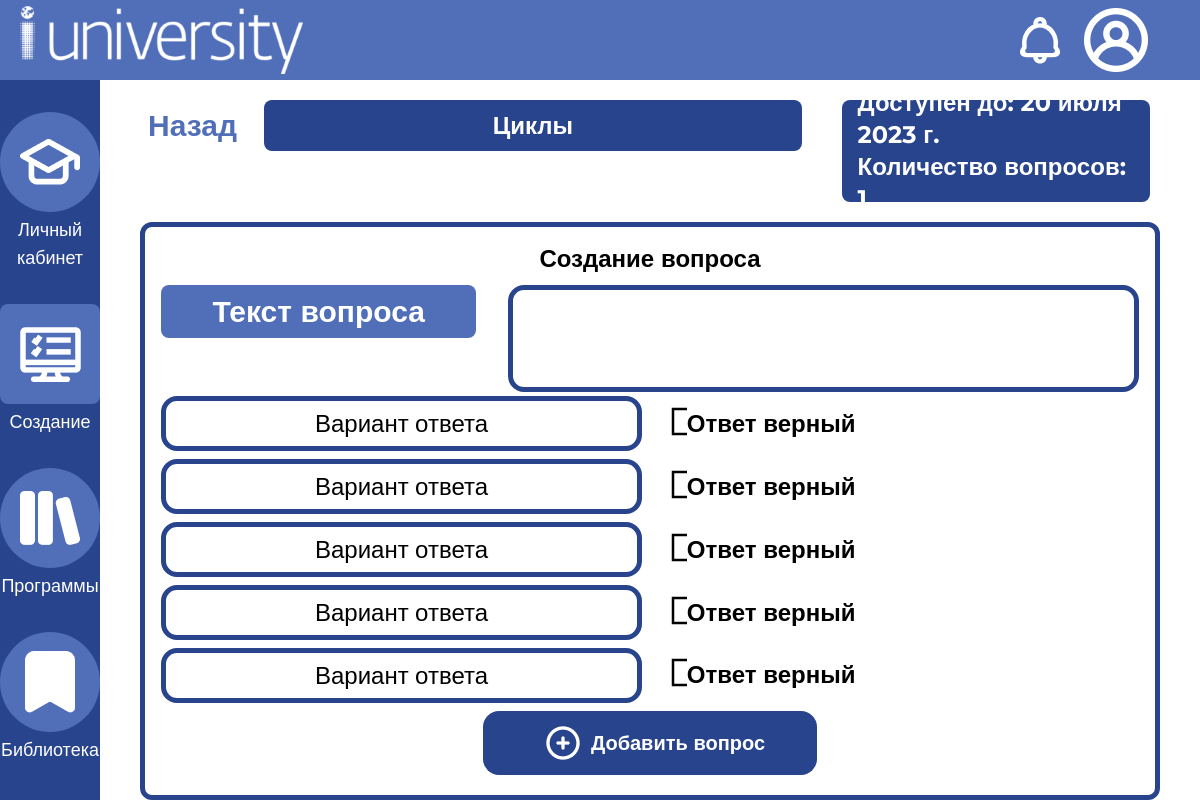
Screenshot of /author/test/form/6 (signed in) with the database file from the repository.
### testing_system/models.py (models this page shows)
class Test(models.Model):
    name = models.TextField(default='')
    description = models.TextField(default='')
    deadline = models.DateField(null=True)
    program = models.ForeignKey(Program, on_delete=models.CASCADE, null=True)

### testing_system/views.py (the view)
# urls.py: path("author/test/form/<int:test_id>", views.test_form_view, name="testForm"),
@login_required
@permission_required('testing_system.add_test')
def test_form_view(request, test_id):
    test = Test.objects.get(id=test_id)
    if request.method == 'POST':
        form = QuestionForm(request.POST)
        if form.is_valid():
            count = test.question_set.count() + 1
            text = form.cleaned_data['text']
            question = Question.objects.create(text=text, test=test, countQuestion=count)
            answer1 = form.cleaned_data['answer1']
            is_correct1 = form.cleaned_data['is_correct1']
            answer_model1 = Answer.objects.create(is_correct=is_correct1, question=question, text=answer1)
            answer2 = form.cleaned_data['answer2']
            is_correct2 = form.cleaned_data['is_correct2']
            answer_model2 = Answer.objects.create(is_correct=is_correct2, question=question, text=answer2)
            answer3 = form.cleaned_data['answer3']
            is_correct3 = form.cleaned_data['is_correct3']
            answer_model3 = Answer.objects.create(is_correct=is_correct3, question=question, text=answer3)
            answer4 = form.cleaned_data['answer4']
            is_correct4 = form.cleaned_data['is_correct4']
            answer_model4 = Answer.objects.create(is_correct=is_correct4, question=question, text=answer4)
            answer5 = form.cleaned_data['answer5']
            is_correct5 = form.cleaned_data['is_correct5']
            answer_model5 = Answer.objects.create(is_correct=is_correct5, question=question, text=answer5)
            question.save()
            return redirect('/author/test/' + str(test_id))
    else:
        form = QuestionForm()
    return render(request, 'testing_system/testForm.html', context={'test': test, 'form': form})

### testing_system/forms.py
class QuestionForm(forms.Form):
    text = forms.CharField(widget=forms.Textarea(attrs={'class': 'testquestion'}))
    answer1 = forms.CharField(widget=forms.TextInput(attrs={'class': 'testanswer','placeholder':'Вариант ответа'}))
    is_correct1 = forms.BooleanField(required=False)
    answer2 = forms.CharField(widget=forms.TextInput(attrs={'class': 'testanswer','placeholder':'Вариант ответа'}))
    is_correct2 = forms.BooleanField(required=False)
    answer3 = forms.CharField(widget=forms.TextInput(attrs={'class': 'testanswer','placeholder':'Вариант ответа'}))
    is_correct3 = forms.BooleanField(required=False)
    answer4 = forms.CharField(widget=forms.TextInput(attrs={'class': 'testanswer','placeholder':'Вариант ответа'}))
    is_correct4 = forms.BooleanField(required=False)
    answer5 = forms.CharField(widget=forms.TextInput(attrs={'class': 'testanswer','placeholder':'Вариант ответа'}))
    is_correct5 = forms.BooleanField(required=False)

### testing_system/templates/testing_system/testForm.html (shortened to what this page needs)
<!doctype html>
{% load static %}
<html lang="ru">
<head>
    <script src="https://cdn.tailwindcss.com"></script>
    <link rel="stylesheet" href="{% static "css/font.css" %}" />
    <link rel="stylesheet" href="{% static "css/chedio.css" %}" />
    <link rel="stylesheet" href="{% static "css/scroll_5px.css" %}" />
    <link rel="stylesheet" href="{% static "css/questionForm.css" %}" />
</head>
<body>
    <div class="w-screen h-screen overflow-hidden">
        {% include "pattern/header.html" %}
        <div class="flex flex-row h-[90%]">
            {% include "pattern/nav.html" %}
            <div class="w-11/12 px-10 flex flex-col py-5">
                <div class="w-full flex flex-row  flex-none pr-2.5 h-[15%]">
                    <div class="w-1/12 h-1/2">
                        <form action="{% url 'testCreated' test.id %}" class="w-full h-full">
                            <button type="submit" class="transition duration-300 ease-in-out w-full h-full">
                                <div class="flex flex-row w-full h-full">
                                    <div class="flex items-center px-1">
                                    </div>
                                    <div class="text-[#516EB9] text-3xl font-bold select-none flex items-center">
                                        Назад
                                    </div>
                                </div>
                            </button>
                        </form>
                    </div>
                    <div class="p-4 bg-[#28448D] text-[#FFFFFF] rounded-lg text-center flex items-center justify-center text-2xl font-bold select-none w-7/12 h-1/2 mx-10">
                        {{test.name}}
                    </div>
                    <div class="flex flex-col p-4 bg-[#28448D] text-[#FFFFFF] rounded-lg flex justify-center text-2xl font-bold select-none w-4/12 h-full">
                        <div>
                            Доступен до: {{test.deadline}}
                        </div>
                        <div>
                            Количество вопросов: {{test.question_set.count}}
                        </div>
                    </div>
                </div>
                <form method="post" class="w-full flex flex-col mt-5 h-[85%]">
                    <div class="border-[5px] border-[#28448D] h-full w-full p-4 rounded-xl flex flex-col">
                        <div class="text-[#000000] text-2xl font-bold select-none flex justify-center h-[8%]">
                            Создание вопроса
                        </div>
                        <div class="flex flex-row h-1/5">
                            <div class="rounded-lg text-[#FFFFFF] bg-[#516EB9] text-3xl font-bold justify-center select-none flex items-center w-1/3 h-1/2 mr-4 ">
                                Текст вопроса
                            </div>
                            <div class="w-2/3 ml-4">
                                {{form.text}}
                            </div>
                        </div>
                        <div class="flex flex-row py-1 w-full h-[12%]">
                            <div class="w-1/2 mr-4">
                                {{form.answer1}}
                            </div>
                            <div class="flex items-center h-full w-1/2">
                                <div class="block overflow-hidden relative h-full w-[6%] flex items-center">
                                    <label for="1" class="block">
                                    </label>
                                </div>
                                <div class="text-2xl text-[#000000] font-bold flex items-center h-full w-[80%]">Ответ верный</div>
                            </div>
                        </div>
                        <div class="flex flex-row py-1 h-[12%]">
                            <div class="w-1/2 mr-4">
                                {{form.answer2}}
                            </div>
                            <div class="flex items-center h-full w-1/2">
                                <div class="block overflow-hidden relative h-full w-[6%] flex items-center">
                                    <label for="2" class="block">
                                    </label>
                                </div>
                                <div class="text-2xl text-[#000000] font-bold flex items-center h-full w-[80%]">Ответ верный</div>
                            </div>
                        </div>
                        <div class="flex flex-row py-1 h-[12%]">
                            <div class="w-1/2 mr-4">
                                {{form.answer3}}
                            </div>
                            <div class="flex items-center h-full w-1/2">
                                <div class="block overflow-hidden relative h-full w-[6%] flex items-center">
                                    <label for="3" class="block">
                                    </label>
                                </div>
                                <div class="text-2xl text-[#000000] font-bold flex items-center h-full w-[80%]">Ответ верный</div>
                            </div>
                        </div>
                        <div class="flex flex-row py-1 h-[12%]">
                            <div class="w-1/2 mr-4">
                                {{form.answer4}}
                            </div>
                            <div class="flex items-center h-full w-1/2">
                                <div class="block overflow-hidden relative h-full w-[6%] flex items-center">
                                    <label for="4" class="block">
                                    </label>
                                </div>
                                <div class="text-2xl text-[#000000] font-bold flex items-center h-full w-[80%]">Ответ верный</div>
                            </div>
                        </div>
                        <div class="flex flex-row py-1 h-[12%]">
                            <div class="w-1/2 mr-4">
                                {{form.answer5}}
                            </div>
                            <div class="flex flex-row items-center h-full w-1/2">
                                <div class="block overflow-hidden relative h-full w-[6%] flex items-center">
                                    <label for="5" class="block">
                                    </label>
                                </div>
                                <div class="text-2xl text-[#000000] font-bold flex items-center h-full w-[80%]">Ответ верный</div>
                            </div>
                        </div>
                        <div class="w-full py-1">
                            <div class="w-full flex justify-center">
                                <button type="submit" class="transition duration-300 ease-in-out p-3 rounded-2xl bg-[#28448D] hover:bg-[#223A77] flex items-center justify-center  text-[#FFFFFF] hover:text-[#F2F2F2] text-xl font-bold select-none">
                                    <div class="flex flex-row px-10">
                                        <div class="px-2 flex items-center justify-center">
                                            <img src="{% static "images/plus_circle.png" %}" class=" select-none" />
                                        </div>
                                        <div class="flex items-center justify-center">
                                            Добавить вопрос
                                        </div>
                                    </div>
                                </button>
                            </div>
                        </div>
                    </div>
                </form>
            </div>
        </div>
    </div>
</body>
</html>

### testing_system/static/css/questionForm.css (style rules this page uses)
.testquestion { border-width: 5px; border-color: #28448D; color: #000000; font-weight: 500; height: 100%; width: 100%; border-radius: 16px; font-size: 24px; line-height: 32px; padding-left: 24px; padding-right: 24px; padding-top: 8px; padding-bottom: 8px; resize: none; }
.testanswer { border-width: 5px; border-color: #28448D; color: #000000; font-weight: 500; height: 100%; width: 100%; border-radius: 16px; font-size: 24px; line-height: 32px; padding-left: 24px; padding-right: 24px; }
.testanswer::placeholder { color: #000000; font-size: 24px; line-height: 32px; font-weight: 500; text-align: center; }

### rows the page displays
Test: name "Циклы", deadline "20 июля 2023 г.", question_set.count "1"
